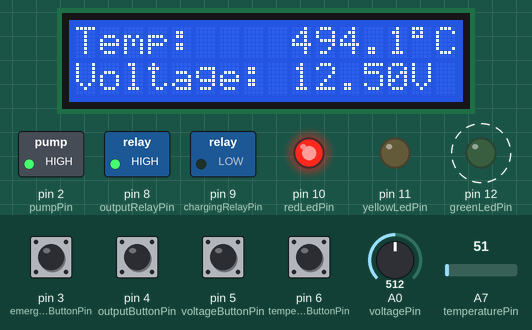
Simulated run of this sketch. Board: Arduino Nano, built with avr-gcc and run on an emulated ATmega328P. On the bench: 16×2 character LCD, switched loads named in the sketch (green lamp = pin HIGH), output pins drawn as LEDs (lit = HIGH). Dashed ring = blinking. Inputs (shaded band) come from the test bench; at power-on: pin 3 (emergencyButtonPin), pin 4 (outputButtonPin), pin 5 (voltageButtonPin), pin 6 (temperatureButtonPin) HIGH, A0 (voltagePin) = 512, A7 (temperaturePin) = 51.

Above: at 1.2 s.
1.3 s: A0 (voltagePin) set to 384
At 3.6 s:
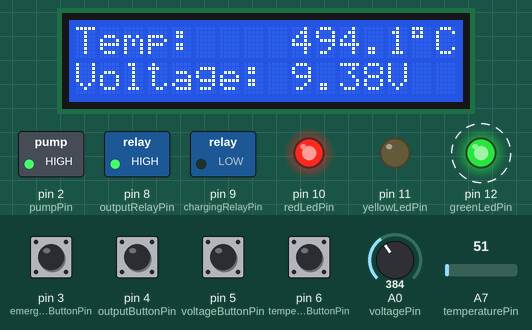
4.0 s: A0 (voltagePin) set to 353
At 6.4 s:
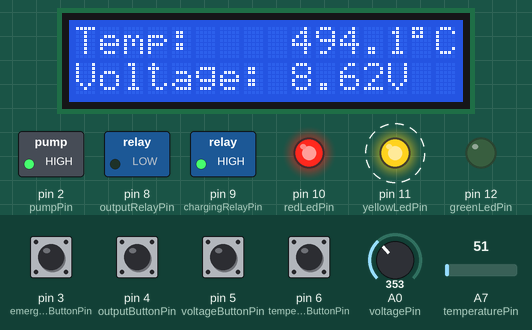
7.4 s: pin 3 (emergencyButtonPin) pulled LOW for 1.15 s
At 8.3 s:
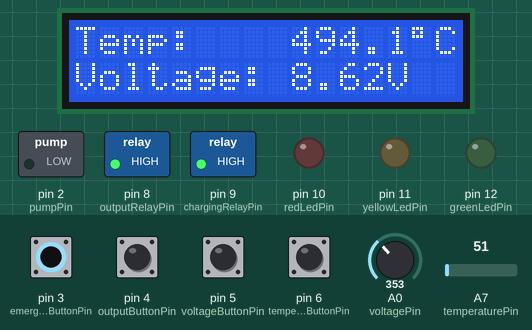
10.0 s: pin 4 (outputButtonPin) pulled LOW for 1.15 s
15.1 s: A0 (voltagePin) set to 511
At 17.5 s:
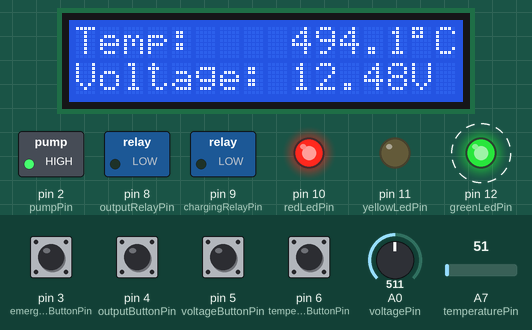
18.5 s: A7 (temperaturePin) set to 61
At 18.78 s:
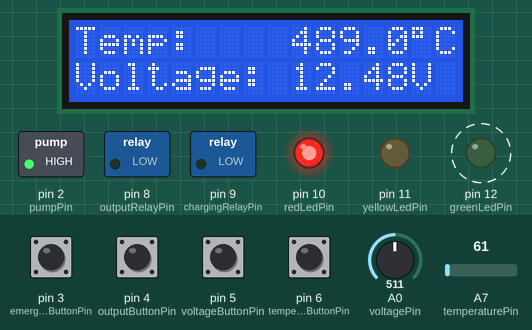
Timing chart, 0 to 21.1 s (numbered marks = the images above; inputs shaded):
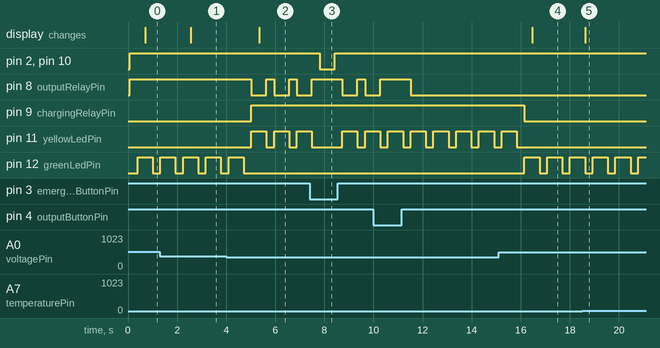

The sketch:

BMS_Version3.ino
```cpp
#include <Wire.h>
#include <LiquidCrystal_I2C.h>

LiquidCrystal_I2C lcd(0x27, 16, 2);  // Set the LCD address and dimensions

// temp setup
const int temperaturePin = A7;        // Analog pin for temperature sensor
const float voltageOffset = 5.2;      // Offset voltage
const float temperatureOffset = 0.0;  // Offset temperature

// volt sensor setup
const int voltagePin = A0;  // Analog pin for voltage sensor
float adc_voltage = 0.0;    // Floats for ADC voltage & Input voltage
float voltage = 0.0;
float R1 = 30000.0;  // Floats for resistor values in divider (in ohms)
float R2 = 7500.0;
float ref_voltage = 5.0;  // Float for Reference Voltage
int adc_value = 0;        // Integer for ADC value

// led pin connection
const int redLedPin = 10;     // Pin for red LED
const int yellowLedPin = 11;  // Pin for yellow LED
const int greenLedPin = 12;   // Pin for green LED

// relay pins
const int chargingRelayPin = 9;  // Pin for charging relay
const int outputRelayPin = 8;    // Pin for output relay
const int pumpPin = 2;           // Pin for pump motor

// button pins
const int temperatureButtonPin = 6;  // Pin for temperature display button
const int voltageButtonPin = 5;      // Pin for voltage display button
const int emergencyButtonPin = 3;    // Pin for emergency button
const int outputButtonPin = 4;       // Pin for output relay button

const int temperatureThresholdHigh = 50;  // Temperature threshold for high temperature condition
const int temperatureThresholdLow = 45;   // Temperature threshold for low temperature condition
const float voltageThreshold = 9.0;       // Voltage threshold for low voltage condition

bool isEmergencyButtonPressed = false;    // Flag to indicate emergency button press
bool isOutputButtonPressed = false;       // Flag to indicate output relay button press
bool isOutputRelayManual = false;         // Flag to indicate manual control of output relay
bool isTemperatureButtonPressed = false;  // Flag to indicate temperature button press
bool isVoltageButtonPressed = false;      // Flag to indicate voltage button press

bool prevEmergencyButtonState = HIGH;     // Previous state of the emergency button
bool prevOutputButtonState = HIGH;        // Previous state of the output relay button
bool prevTemperatureButtonState = HIGH;   // Previous state of the temperature button
bool prevVoltageButtonState = HIGH;       // Previous state of the voltage button

void setup() {
  lcd.init();                         // Initialize the LCD display
  lcd.backlight();                    // Turn on the backlight
  pinMode(redLedPin, OUTPUT);         // Set red LED pin as output
  pinMode(yellowLedPin, OUTPUT);      // Set yellow LED pin as output
  pinMode(greenLedPin, OUTPUT);       // Set green LED pin as output
  pinMode(chargingRelayPin, OUTPUT);  // Set charging relay pin as output
  pinMode(outputRelayPin, OUTPUT);    // Set output relay pin as output
  pinMode(pumpPin, OUTPUT);           // Set pump motor pin as output

  pinMode(temperatureButtonPin, INPUT_PULLUP);  // Set temperature display button pin as input with pull-up resistor
  pinMode(voltageButtonPin, INPUT_PULLUP);      // Set voltage display button pin as input with pull-up resistor
  pinMode(emergencyButtonPin, INPUT_PULLUP);    // Set emergency button pin as input with pull-up resistor
  pinMode(outputButtonPin, INPUT_PULLUP);       // Set output relay button pin as input with pull-up resistor

  lcd.setCursor(0, 0);                 // Move the cursor to the first line
  lcd.print("Temp:");           // Display initial text on the first line
  lcd.setCursor(0, 1);                 // Move the cursor to the second line
  lcd.print("Voltage:");               // Display initial text on the second line
  digitalWrite(outputRelayPin, HIGH);  // Turn on the output relay by default
  digitalWrite(greenLedPin, HIGH);     // Turn on the green LED by default
  digitalWrite(yellowLedPin, LOW);     // Turn off the yellow LED by default
  digitalWrite(pumpPin, LOW);          // Turn off the pump motor by default
  digitalWrite(redLedPin, LOW);
}

void loop() {
  float temperature = getTemperature();   // Read the temperature
  float voltage = getBatteryVoltage();  // Read the battery voltage

  // Check temperature condition
  if (temperature >= temperatureThresholdHigh) {
    digitalWrite(redLedPin, HIGH);    // Turn on the red LED
    digitalWrite(yellowLedPin, LOW);  // Turn off the yellow LED
    digitalWrite(greenLedPin, LOW);   // Turn off the green LED
    digitalWrite(pumpPin,HIGH);
    if (!isOutputRelayManual) {
      digitalWrite(outputRelayPin, HIGH);  // Turn off the output relay
    }
    displayTemperature(temperature);
  } else if (temperature <= temperatureThresholdLow) {
    digitalWrite(redLedPin, LOW);     // Turn off the red LED
    digitalWrite(yellowLedPin, LOW);  // Turn off the yellow LED
    digitalWrite(greenLedPin, HIGH);  // Turn on the green LED
    digitalWrite(pumpPin,LOW);
    if (!isOutputRelayManual) {
      digitalWrite(outputRelayPin, HIGH);  // Turn off the output relay
    }
    displayTemperature(temperature);
  } else {
    digitalWrite(redLedPin, LOW);      // Turn off the red LED
    digitalWrite(yellowLedPin, HIGH);  // Turn on the yellow LED
    digitalWrite(greenLedPin, LOW);    // Turn off the green LED
    digitalWrite(pumpPin,LOW);
    if (!isOutputRelayManual) {
      digitalWrite(outputRelayPin, LOW);  // Turn on the output relay
    }
    displayTemperature(temperature);
  }

  // Check voltage condition
  if (voltage < voltageThreshold) {
    digitalWrite(chargingRelayPin, HIGH);  // Turn on the charging relay
    digitalWrite(outputRelayPin, LOW);     // Turn off the output relay
    digitalWrite(yellowLedPin, HIGH);      // Turn on the yellow LED
    digitalWrite(greenLedPin, LOW);        // Turn off the green LED
  } else {
    digitalWrite(chargingRelayPin, LOW);  // Turn off the charging relay
    if (!isOutputRelayManual) {
      digitalWrite(outputRelayPin, HIGH);  // Turn on the output relay
    }
    digitalWrite(yellowLedPin, LOW);  // Turn off the yellow LED
    digitalWrite(greenLedPin, HIGH);  // Turn on the green LED
  }

  // Check emergency button
  bool currentEmergencyButtonState = digitalRead(emergencyButtonPin);
  if (currentEmergencyButtonState != prevEmergencyButtonState && currentEmergencyButtonState == LOW) {
    isEmergencyButtonPressed = !isEmergencyButtonPressed;  // Toggle the emergency button flag
    if (isEmergencyButtonPressed) {
      turnOffSystem();  // Shut down the system
    }
  }
  prevEmergencyButtonState = currentEmergencyButtonState;

  // Check output relay button
  bool currentOutputButtonState = digitalRead(outputButtonPin);
  if (currentOutputButtonState != prevOutputButtonState && currentOutputButtonState == LOW) {
    isOutputButtonPressed = !isOutputButtonPressed;  // Toggle the output relay button flag
    if (isOutputButtonPressed) {
      toggleOutputRelay();  // Toggle the state of the output relay
    }
  }
  prevOutputButtonState = currentOutputButtonState;

  // Check temperature button
  bool currentTemperatureButtonState = digitalRead(temperatureButtonPin);
  if (currentTemperatureButtonState != prevTemperatureButtonState && currentTemperatureButtonState == LOW) {
    isTemperatureButtonPressed = !isTemperatureButtonPressed;  // Toggle the temperature button flag
    if (isTemperatureButtonPressed) {
      int temperature = getTemperature();  // Read the temperature
      displayTemperature(temperature);     // Display the temperature on the LCD
    }
  } else {
    isTemperatureButtonPressed = false;  // Reset the temperature button flag
  }
  prevTemperatureButtonState = currentTemperatureButtonState;

  // Check voltage button
  bool currentVoltageButtonState = digitalRead(voltageButtonPin);
  if (currentVoltageButtonState != prevVoltageButtonState && currentVoltageButtonState == LOW) {
    isVoltageButtonPressed = !isVoltageButtonPressed;  // Toggle the voltage button flag
    if (isVoltageButtonPressed) {
      float voltage = getBatteryVoltage();  // Read the battery voltage
      displayVoltage(voltage);              // Display the voltage on the LCD
    }
  } else {
    isVoltageButtonPressed = false;  // Reset the voltage button flag
  }
  prevVoltageButtonState = currentVoltageButtonState;

  // Display temperature and voltage continuously
  displayTemperature(temperature);
  displayVoltage(voltage);
}

float getTemperature() {
  int temperature = analogRead(temperaturePin);  // Read the analog value
  float voltage = temperature * (voltageOffset  / 1023.0);
  float temperatureC = -((voltage - voltageOffset) * 100 + temperatureOffset);  // Convert voltage to temperature in Celsius
  return temperatureC;
}

float getBatteryVoltage() {
  adc_value = analogRead(voltagePin);                // Read the Analog Input
  adc_voltage = (adc_value * ref_voltage) / 1024.0;  // Determine voltage at ADC input
  voltage = adc_voltage / (R2 / (R1 + R2));          // Calculate voltage at divider input
  return voltage;
}

void displayTemperature(float temperatureC) {
  lcd.setCursor(9, 0);    // Move the cursor to the second line, 13th column
  lcd.print(temperatureC,1);  // Display the temperature
  lcd.write(0xDF);         // Display the degree symbol
  lcd.print("C  ");        // Display "C"
  delay(300);              // Delay to avoid button bouncing
}

void displayVoltage(float voltage) {
  lcd.setCursor(9, 1);    // Move the cursor to the second line, 9th column
  lcd.print(voltage, 2);  // Display the voltage with 2 decimal places
  lcd.print("V  ");       // Display "V"
  delay(300);             // Delay to avoid button bouncing
}

void turnOffSystem() {
  // Turn off all components
  digitalWrite(chargingRelayPin, HIGH);  // Turn off the charging relay
  digitalWrite(outputRelayPin, HIGH);    // Turn off the output relay
  digitalWrite(pumpPin, LOW);             // Turn off the pump motor
  digitalWrite(redLedPin, LOW);          // Turn off the red LED
  digitalWrite(yellowLedPin, LOW);       // Turn off the yellow LED
  digitalWrite(greenLedPin, LOW);        // Turn off the green LED
}

void toggleOutputRelay() {
  if (isOutputRelayManual) {
    digitalWrite(outputRelayPin, LOW);  // Turn on the output relay
  } else {
    digitalWrite(outputRelayPin, HIGH);  // Turn off the output relay
  }
  isOutputRelayManual = !isOutputRelayManual;  // Toggle the output relay manual flag
}
```

Measured:
- the behaviour switches between 369 and 368 on A0 (voltagePin) (found by bisection; images 1 and 2)
- after the input at 1.3 s, the display: changes after 1.3 s (image 1)
- after the input at 4.0 s, pin 8 (outputRelayPin): alternates HIGH for 0.31 s and LOW for 0.62 s, starting after 1.0 s; pin 9 (chargingRelayPin): LOW → HIGH after 1.0 s
- after the input at 7.4 s, pin 2 (pumpPin), pin 10 (redLedPin): HIGH → LOW after 0.40 s, → HIGH 0.62 s later
- after the input at 15.1 s, pin 9 (chargingRelayPin): HIGH → LOW after 1.0 s; pin 11 (yellowLedPin): goes on until 15.8 s, then stays LOW; pin 12 (greenLedPin): alternates HIGH for 0.62 s and LOW for 0.31 s, starting after 1.0 s; the display: changes after 1.4 s (image 4)
- after the input at 18.5 s, the display: changes after 0.13 s (image 5)
- by itself, pin 12 (greenLedPin): alternates HIGH for 0.62 s and LOW for 0.31 s
